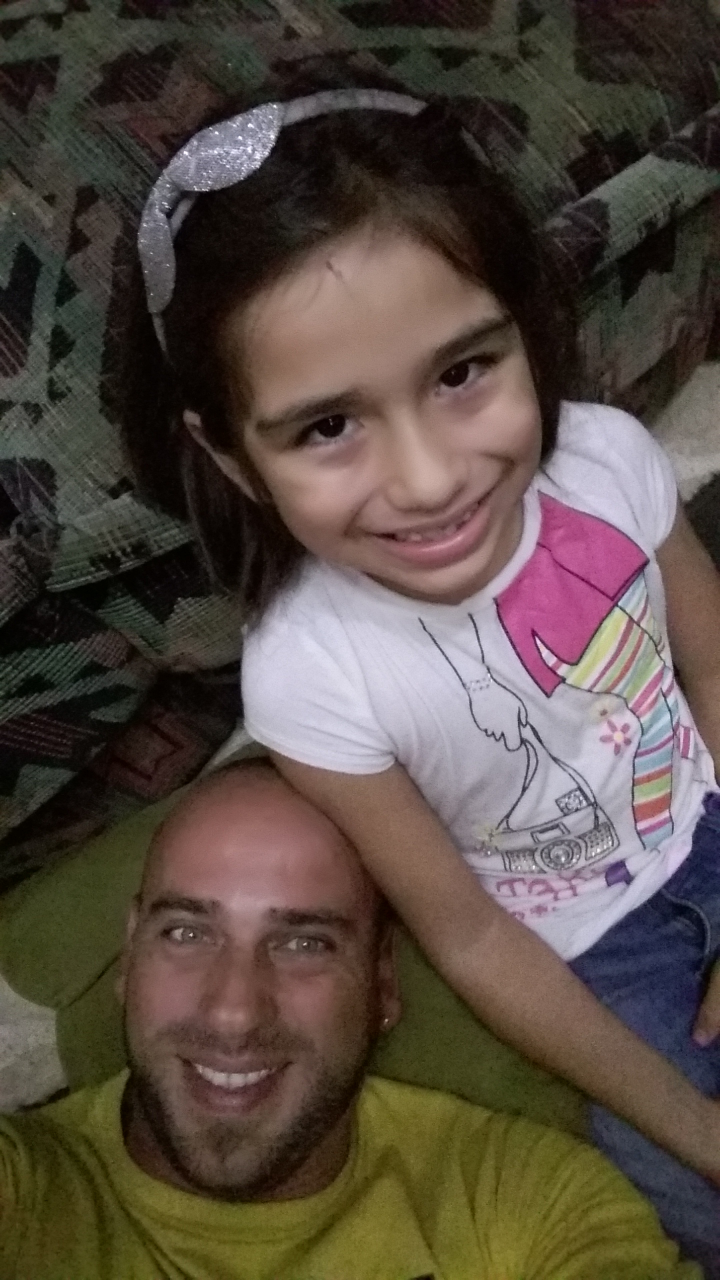
#> input picture not_frontal.jpg, 1440 x 2560 px (shown at 1/2 size)
$ python face_detector.py
#> lines starting #> are read from the running program, lines starting #| are printed output that depends on the picture; after the words box and inside, x2 and y2 are one past the last pixel; in counts of white or black regions, pixels touching at a corner belong together
import cv2

face_cascade=cv2.CascadeClassifier("haarcascade_frontalface_default.xml")

img=cv2.imread("not_frontal.jpg")
#> img is the input picture: shape (2560, 1440, 3); mean B, G, R 65.9, 74.5, 86
r_sz=cv2.resize(img,(int(img.shape[1]/4),int(img.shape[1]/4)))
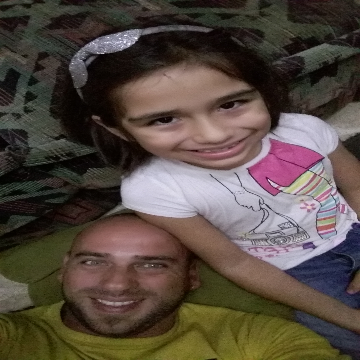
#> r_sz: shape (360, 360, 3); mean B, G, R 65.8, 74.3, 85.9
gray_img=cv2.cvtColor(r_sz,cv2.COLOR_BGR2GRAY)
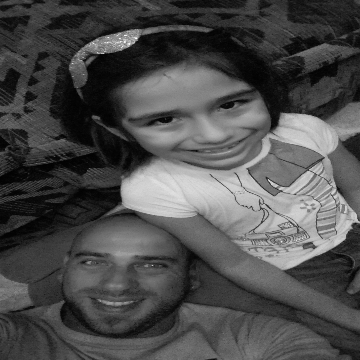
#> gray_img: shape (360, 360); min 1, max 252, mean 76.8


faces=face_cascade.detectMultiScale(gray_img,
scaleFactor=1.1,minNeighbors=5)
#> faces = [[62, 219, 114, 114]]

for x,y,w,h in faces:
    r_sz=cv2.rectangle(r_sz,(x,y),(x+w,y+h),(0,255,0),2)
#> this loop made 1 pass
#> pass 1, `r_sz=cv2.rectangle(r_sz,(x,y),(x+w,y+h),(0,255,0),2)`:
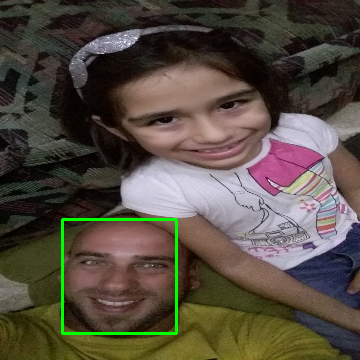
#> r_sz: shape (360, 360, 3); 1.05% of pixels changed, all inside (x1, y1, x2, y2) = (61, 218, 178, 335)

print(type(faces))
#| <class 'numpy.ndarray'>
print(faces)
#| [[ 62 219 114 114]]

cv2.imshow("Gray",r_sz)
cv2.waitKey(0)
cv2.destroyAllWindows()

$ run again, with alone.jpg copied over not_frontal.jpg
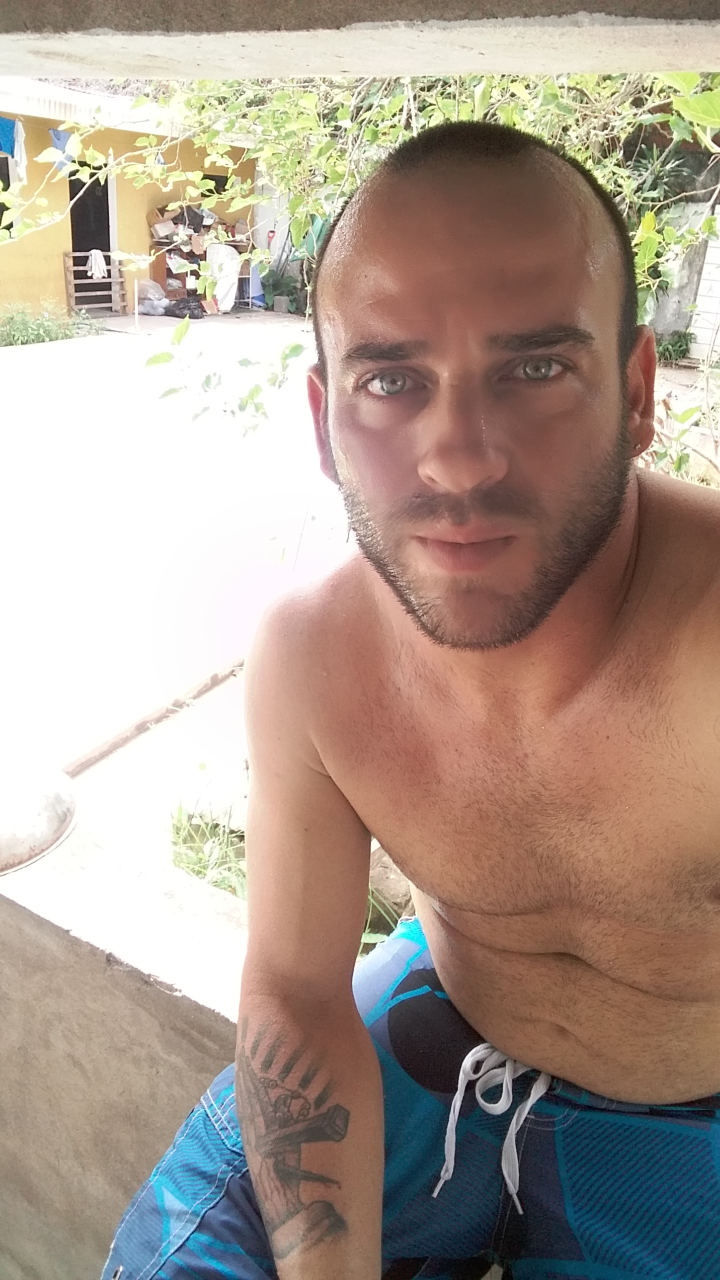
#> input picture alone.jpg, 1440 x 2560 px (shown at 1/2 size)
#> img is the input picture: shape (2560, 1440, 3); mean B, G, R 143, 155, 171.1
#> `gray_img=cv2.cvtColor(r_sz,cv2.COLOR_BGR2GRAY)`:
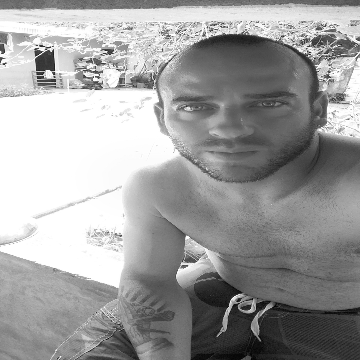
#> gray_img: shape (360, 360); min 1, max 255, mean 158.4
#> faces = [[168, 66, 112, 112]]
#> the loop `for x,y,w,h in faces:` made 1 pass
#> pass 1, `r_sz=cv2.rectangle(r_sz,(x,y),(x+w,y+h),(0,255,0),2)`:
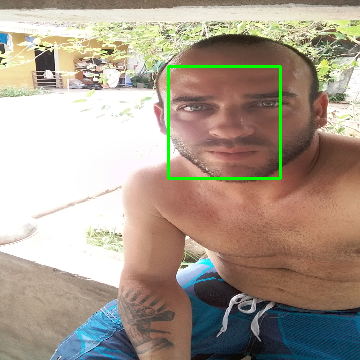
#> r_sz: shape (360, 360, 3); mean B, G, R 141.8, 156.3, 169.4
#| <class 'numpy.ndarray'>
#| [[168  66 112 112]]

$ run again, with ardit.jpg copied over not_frontal.jpg
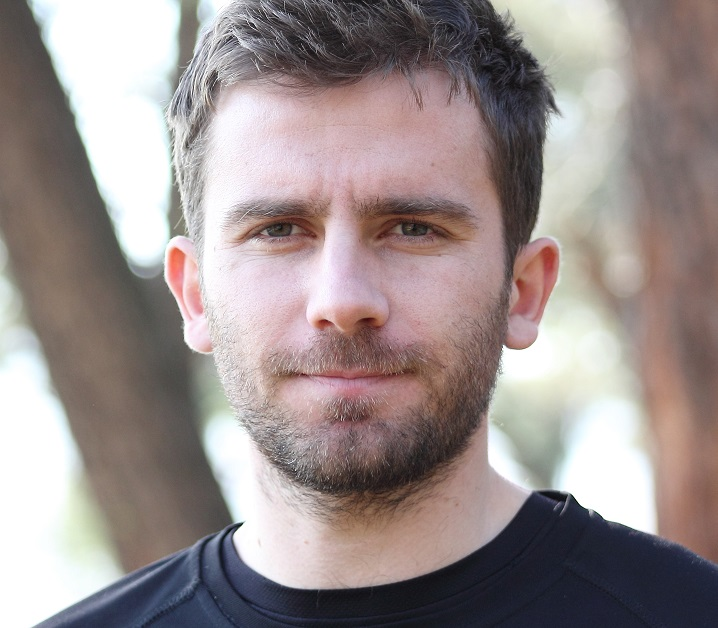
#> input picture ardit.jpg, 718 x 628 px
#> img is the input picture: shape (628, 718, 3); mean B, G, R 142, 143.2, 154.6
#> `gray_img=cv2.cvtColor(r_sz,cv2.COLOR_BGR2GRAY)`:
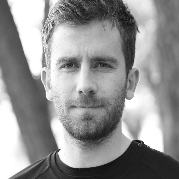
#> gray_img: shape (179, 179); min 17, max 255, mean 146.3
#> faces = [[37, 28, 97, 97]]
#> the loop `for x,y,w,h in faces:` made 1 pass
#> pass 1, `r_sz=cv2.rectangle(r_sz,(x,y),(x+w,y+h),(0,255,0),2)`:
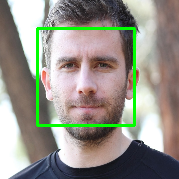
#> r_sz: shape (179, 179, 3); mean B, G, R 136.4, 146.7, 148.6
#| <class 'numpy.ndarray'>
#| [[37 28 97 97]]

$ run again, with compas.jpg copied over not_frontal.jpg
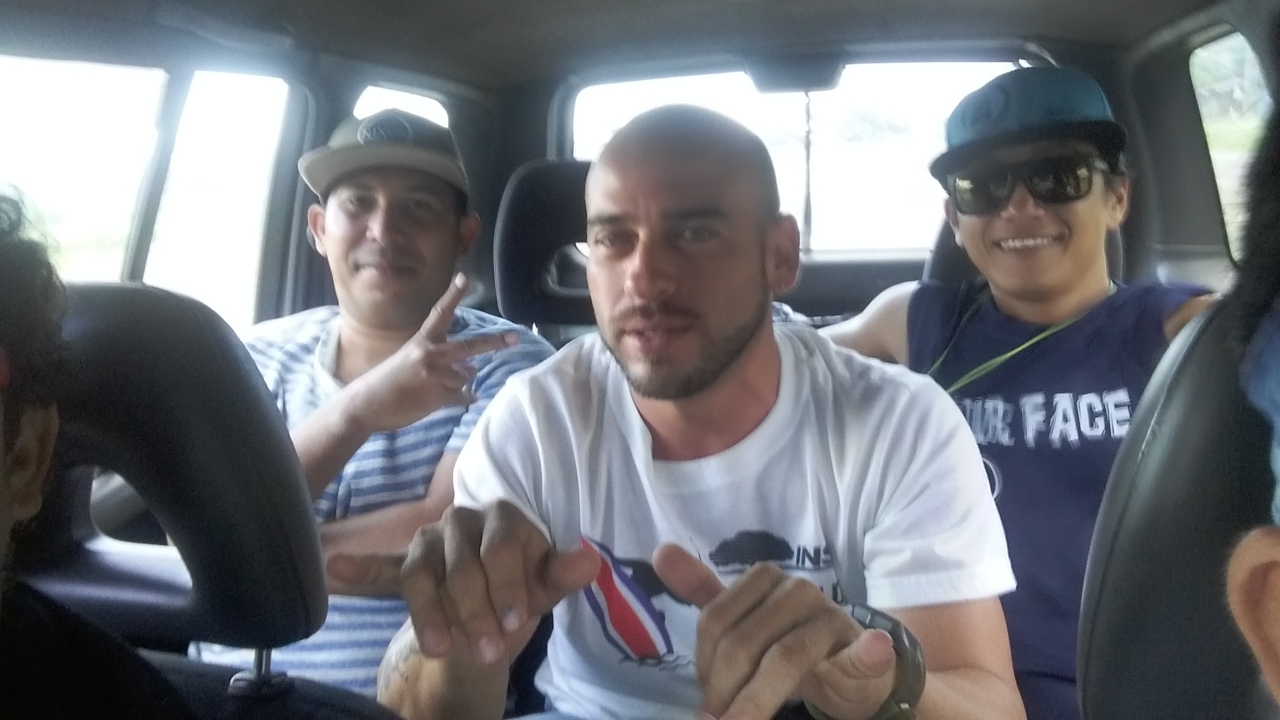
#> input picture compas.jpg, 2560 x 1440 px (shown at 1/2 size)
#> img is the input picture: shape (1440, 2560, 3); mean B, G, R 121, 115.5, 113.5
#> `r_sz=cv2.resize(img,(int(img.shape[1]/4),int(img.shape[1]/4)))`:
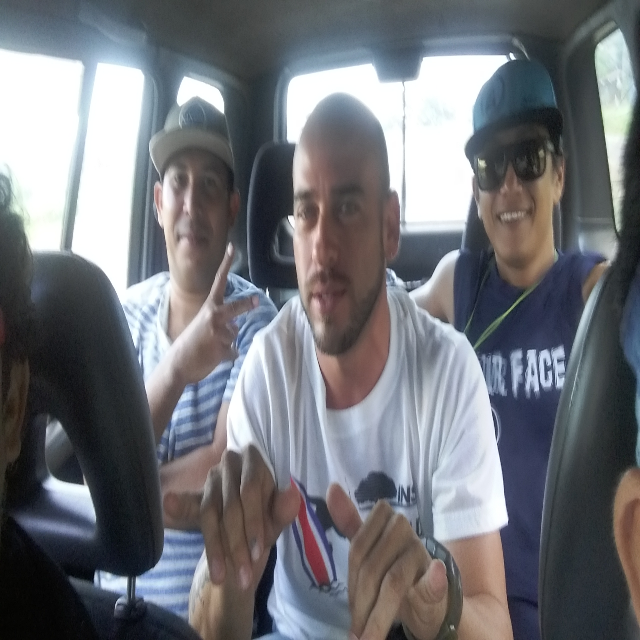
#> r_sz: shape (640, 640, 3); mean B, G, R 120.9, 115.4, 113.4
#> `gray_img=cv2.cvtColor(r_sz,cv2.COLOR_BGR2GRAY)`:
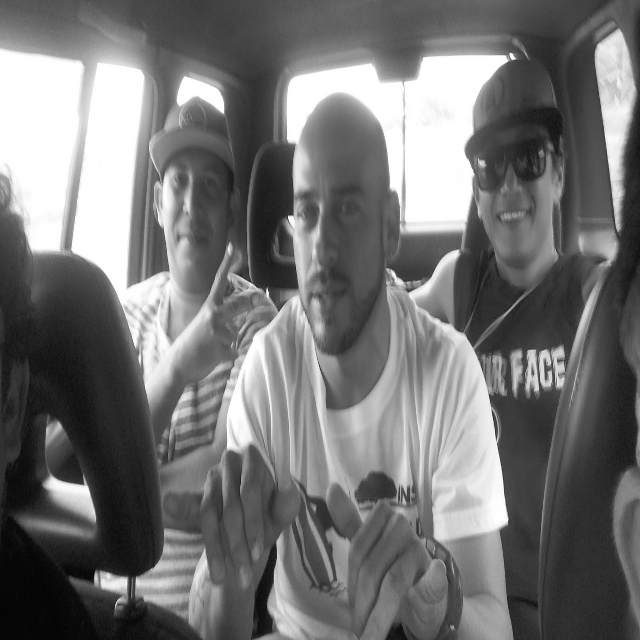
#> gray_img: shape (640, 640); min 2, max 255, mean 115.5
#> faces = ()
#| <class 'tuple'>
